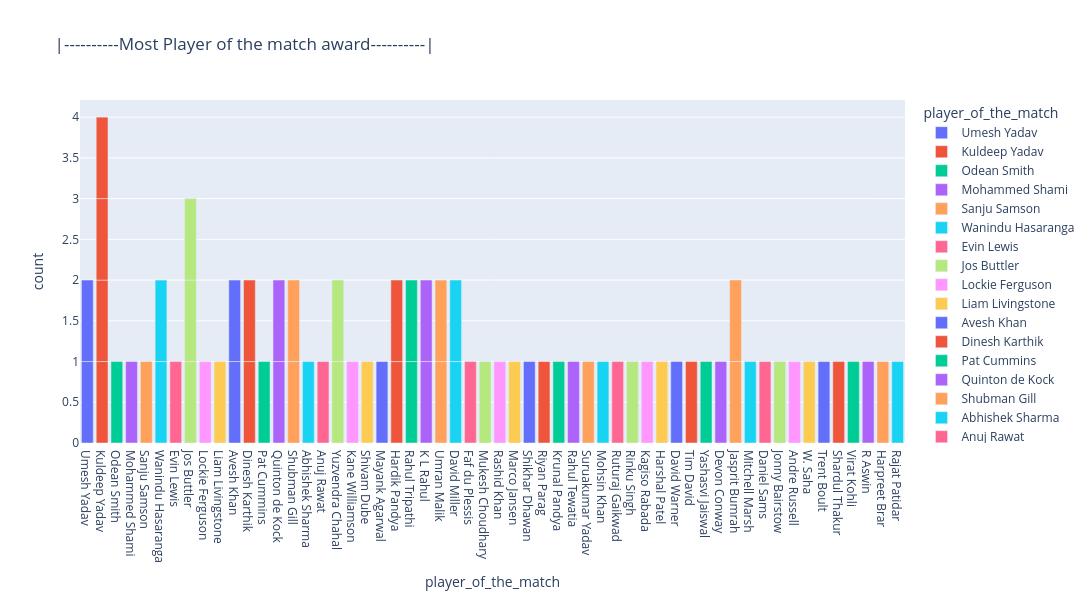

This figure's notebook cell:
### Code cell
fig = px.bar( data , x = 'player_of_the_match' , width = 1100,height =600, color = 'player_of_the_match',
             title = '|----------Most Player of the match award----------|')
fig.show()

### Figure 1 — Plotly figure (JSON) as saved in the notebook; plotly's stock layout.template omitted (floating-point values rounded to 4 significant figures)
{"data": [{"alignmentgroup": "True", "hovertemplate": "player_of_the_match=%{x}<br>count=%{y}<extra></extra>", "legendgroup": "Umesh Yadav", "marker": {"color": "#636efa", "pattern": {"shape": ""}}, "name": "Umesh Yadav", "offsetgroup": "Umesh Yadav", "orientation": "v", "showlegend": true, "textposition": "auto", "type": "bar", "x": ["Umesh Yadav", "Umesh Yadav"], "xaxis": "x", "y": [1, 1], "yaxis": "y"}, {"alignmentgroup": "True", "hovertemplate": "player_of_the_match=%{x}<br>count=%{y}<extra></extra>", "legendgroup": "Kuldeep Yadav", "marker": {"color": "#EF553B", "pattern": {"shape": ""}}, "name": "Kuldeep Yadav", "offsetgroup": "Kuldeep Yadav", "orientation": "v", "showlegend": true, "textposition": "auto", "type": "bar", "x": ["Kuldeep Yadav", "Kuldeep Yadav", "Kuldeep Yadav", "Kuldeep Yadav"], "xaxis": "x", "y": [1, 1, 1, 1], "yaxis": "y"}, {"alignmentgroup": "True", "hovertemplate": "player_of_the_match=%{x}<br>count=%{y}<extra></extra>", "legendgroup": "Odean Smith", "marker": {"color": "#00cc96", "pattern": {"shape": ""}}, "name": "Odean Smith", "offsetgroup": "Odean Smith", "orientation": "v", "showlegend": true, "textposition": "auto", "type": "bar", "x": ["Odean Smith"], "xaxis": "x", "y": [1], "yaxis": "y"}, {"alignmentgroup": "True", "hovertemplate": "player_of_the_match=%{x}<br>count=%{y}<extra></extra>", "legendgroup": "Mohammed Shami", "marker": {"color": "#ab63fa", "pattern": {"shape": ""}}, "name": "Mohammed Shami", "offsetgroup": "Mohammed Shami", "orientation": "v", "showlegend": true, "textposition": "auto", "type": "bar", "x": ["Mohammed Shami"], "xaxis": "x", "y": [1], "yaxis": "y"}, {"alignmentgroup": "True", "hovertemplate": "player_of_the_match=%{x}<br>count=%{y}<extra></extra>", "legendgroup": "Sanju Samson", "marker": {"color": "#FFA15A", "pattern": {"shape": ""}}, "name": "Sanju Samson", "offsetgroup": "Sanju Samson", "orientation": "v", "showlegend": true, "textposition": "auto", "type": "bar", "x": ["Sanju Samson"], "xaxis": "x", "y": [1], "yaxis": "y"}, {"alignmentgroup": "True", "hovertemplate": "player_of_the_match=%{x}<br>count=%{y}<extra></extra>", "legendgroup": "Wanindu Hasaranga", "marker": {"color": "#19d3f3", "pattern": {"shape": ""}}, "name": "Wanindu Hasaranga", "offsetgroup": "Wanindu Hasaranga", "orientation": "v", "showlegend": true, "textposition": "auto", "type": "bar", "x": ["Wanindu Hasaranga", "Wanindu Hasaranga"], "xaxis": "x", "y": [1, 1], "yaxis": "y"}, {"alignmentgroup": "True", "hovertemplate": "player_of_the_match=%{x}<br>count=%{y}<extra></extra>", "legendgroup": "Evin Lewis", "marker": {"color": "#FF6692", "pattern": {"shape": ""}}, "name": "Evin Lewis", "offsetgroup": "Evin Lewis", "orientation": "v", "showlegend": true, "textposition": "auto", "type": "bar", "x": ["Evin Lewis"], "xaxis": "x", "y": [1], "yaxis": "y"}, {"alignmentgroup": "True", "hovertemplate": "player_of_the_match=%{x}<br>count=%{y}<extra></extra>", "legendgroup": "Jos Buttler", "marker": {"color": "#B6E880", "pattern": {"shape": ""}}, "name": "Jos Buttler", "offsetgroup": "Jos Buttler", "orientation": "v", "showlegend": true, "textposition": "auto", "type": "bar", "x": ["Jos Buttler", "Jos Buttler", "Jos Buttler"], "xaxis": "x", "y": [1, 1, 1], "yaxis": "y"}, {"alignmentgroup": "True", "hovertemplate": "player_of_the_match=%{x}<br>count=%{y}<extra></extra>", "legendgroup": "Lockie Ferguson", "marker": {"color": "#FF97FF", "pattern": {"shape": ""}}, "name": "Lockie Ferguson", "offsetgroup": "Lockie Ferguson", "orientation": "v", "showlegend": true, "textposition": "auto", "type": "bar", "x": ["Lockie Ferguson"], "xaxis": "x", "y": [1], "yaxis": "y"}, {"alignmentgroup": "True", "hovertemplate": "player_of_the_match=%{x}<br>count=%{y}<extra></extra>", "legendgroup": "Liam Livingstone", "marker": {"color": "#FECB52", "pattern": {"shape": ""}}, "name": "Liam Livingstone", "offsetgroup": "Liam Livingstone", "orientation": "v", "showlegend": true, "textposition": "auto", "type": "bar", "x": ["Liam Livingstone"], "xaxis": "x", "y": [1], "yaxis": "y"}, {"alignmentgroup": "True", "hovertemplate": "player_of_the_match=%{x}<br>count=%{y}<extra></extra>", "legendgroup": "Avesh Khan", "marker": {"color": "#636efa", "pattern": {"shape": ""}}, "name": "Avesh Khan", "offsetgroup": "Avesh Khan", "orientation": "v", "showlegend": true, "textposition": "auto", "type": "bar", "x": ["Avesh Khan", "Avesh Khan"], "xaxis": "x", "y": [1, 1], "yaxis": "y"}, {"alignmentgroup": "True", "hovertemplate": "player_of_the_match=%{x}<br>count=%{y}<extra></extra>", "legendgroup": "Dinesh Karthik", "marker": {"color": "#EF553B", "pattern": {"shape": ""}}, "name": "Dinesh Karthik", "offsetgroup": "Dinesh Karthik", "orientation": "v", "showlegend": true, "textposition": "auto", "type": "bar", "x": ["Dinesh Karthik", "Dinesh Karthik"], "xaxis": "x", "y": [1, 1], "yaxis": "y"}, {"alignmentgroup": "True", "hovertemplate": "player_of_the_match=%{x}<br>count=%{y}<extra></extra>", "legendgroup": "Pat Cummins", "marker": {"color": "#00cc96", "pattern": {"shape": ""}}, "name": "Pat Cummins", "offsetgroup": "Pat Cummins", "orientation": "v", "showlegend": true, "textposition": "auto", "type": "bar", "x": ["Pat Cummins"], "xaxis": "x", "y": [1], "yaxis": "y"}, {"alignmentgroup": "True", "hovertemplate": "player_of_the_match=%{x}<br>count=%{y}<extra></extra>", "legendgroup": "Quinton de Kock", "marker": {"color": "#ab63fa", "pattern": {"shape": ""}}, "name": "Quinton de Kock", "offsetgroup": "Quinton de Kock", "orientation": "v", "showlegend": true, "textposition": "auto", "type": "bar", "x": ["Quinton de Kock", "Quinton de Kock"], "xaxis": "x", "y": [1, 1], "yaxis": "y"}, {"alignmentgroup": "True", "hovertemplate": "player_of_the_match=%{x}<br>count=%{y}<extra></extra>", "legendgroup": "Shubman Gill", "marker": {"color": "#FFA15A", "pattern": {"shape": ""}}, "name": "Shubman Gill", "offsetgroup": "Shubman Gill", "orientation": "v", "showlegend": true, "textposition": "auto", "type": "bar", "x": ["Shubman Gill", "Shubman Gill"], "xaxis": "x", "y": [1, 1], "yaxis": "y"}, {"alignmentgroup": "True", "hovertemplate": "player_of_the_match=%{x}<br>count=%{y}<extra></extra>", "legendgroup": "Abhishek Sharma", "marker": {"color": "#19d3f3", "pattern": {"shape": ""}}, "name": "Abhishek Sharma", "offsetgroup": "Abhishek Sharma", "orientation": "v", "showlegend": true, "textposition": "auto", "type": "bar", "x": ["Abhishek Sharma"], "xaxis": "x", "y": [1], "yaxis": "y"}, {"alignmentgroup": "True", "hovertemplate": "player_of_the_match=%{x}<br>count=%{y}<extra></extra>", "legendgroup": "Anuj Rawat", "marker": {"color": "#FF6692", "pattern": {"shape": ""}}, "name": "Anuj Rawat", "offsetgroup": "Anuj Rawat", "orientation": "v", "showlegend": true, "textposition": "auto", "type": "bar", "x": ["Anuj Rawat"], "xaxis": "x", "y": [1], "yaxis": "y"}, {"alignmentgroup": "True", "hovertemplate": "player_of_the_match=%{x}<br>count=%{y}<extra></extra>", "legendgroup": "Yuzvendra Chahal", "marker": {"color": "#B6E880", "pattern": {"shape": ""}}, "name": "Yuzvendra Chahal", "offsetgroup": "Yuzvendra Chahal", "orientation": "v", "showlegend": true, "textposition": "auto", "type": "bar", "x": ["Yuzvendra Chahal", "Yuzvendra Chahal"], "xaxis": "x", "y": [1, 1], "yaxis": "y"}, {"alignmentgroup": "True", "hovertemplate": "player_of_the_match=%{x}<br>count=%{y}<extra></extra>", "legendgroup": "Kane Williamson", "marker": {"color": "#FF97FF", "pattern": {"shape": ""}}, "name": "Kane Williamson", "offsetgroup": "Kane Williamson", "orientation": "v", "showlegend": true, "textposition": "auto", "type": "bar", "x": ["Kane Williamson"], "xaxis": "x", "y": [1], "yaxis": "y"}, {"alignmentgroup": "True", "hovertemplate": "player_of_the_match=%{x}<br>count=%{y}<extra></extra>", "legendgroup": "Shivam Dube", "marker": {"color": "#FECB52", "pattern": {"shape": ""}}, "name": "Shivam Dube", "offsetgroup": "Shivam Dube", "orientation": "v", "showlegend": true, "textposition": "auto", "type": "bar", "x": ["Shivam Dube"], "xaxis": "x", "y": [1], "yaxis": "y"}, {"alignmentgroup": "True", "hovertemplate": "player_of_the_match=%{x}<br>count=%{y}<extra></extra>", "legendgroup": "Mayank Agarwal", "marker": {"color": "#636efa", "pattern": {"shape": ""}}, "name": "Mayank Agarwal", "offsetgroup": "Mayank Agarwal", "orientation": "v", "showlegend": true, "textposition": "auto", "type": "bar", "x": ["Mayank Agarwal"], "xaxis": "x", "y": [1], "yaxis": "y"}, {"alignmentgroup": "True", "hovertemplate": "player_of_the_match=%{x}<br>count=%{y}<extra></extra>", "legendgroup": "Hardik Pandya", "marker": {"color": "#EF553B", "pattern": {"shape": ""}}, "name": "Hardik Pandya", "offsetgroup": "Hardik Pandya", "orientation": "v", "showlegend": true, "textposition": "auto", "type": "bar", "x": ["Hardik Pandya", "Hardik Pandya"], "xaxis": "x", "y": [1, 1], "yaxis": "y"}, {"alignmentgroup": "True", "hovertemplate": "player_of_the_match=%{x}<br>count=%{y}<extra></extra>", "legendgroup": "Rahul Tripathi", "marker": {"color": "#00cc96", "pattern": {"shape": ""}}, "name": "Rahul Tripathi", "offsetgroup": "Rahul Tripathi", "orientation": "v", "showlegend": true, "textposition": "auto", "type": "bar", "x": ["Rahul Tripathi", "Rahul Tripathi"], "xaxis": "x", "y": [1, 1], "yaxis": "y"}, {"alignmentgroup": "True", "hovertemplate": "player_of_the_match=%{x}<br>count=%{y}<extra></extra>", "legendgroup": "K L Rahul", "marker": {"color": "#ab63fa", "pattern": {"shape": ""}}, "name": "K L Rahul", "offsetgroup": "K L Rahul", "orientation": "v", "showlegend": true, "textposition": "auto", "type": "bar", "x": ["K L Rahul", "K L Rahul"], "xaxis": "x", "y": [1, 1], "yaxis": "y"}, {"alignmentgroup": "True", "hovertemplate": "player_of_the_match=%{x}<br>count=%{y}<extra></extra>", "legendgroup": "Umran Malik", "marker": {"color": "#FFA15A", "pattern": {"shape": ""}}, "name": "Umran Malik", "offsetgroup": "Umran Malik", "orientation": "v", "showlegend": true, "textposition": "auto", "type": "bar", "x": ["Umran Malik", "Umran Malik"], "xaxis": "x", "y": [1, 1], "yaxis": "y"}, {"alignmentgroup": "True", "hovertemplate": "player_of_the_match=%{x}<br>count=%{y}<extra></extra>", "legendgroup": "David Miller", "marker": {"color": "#19d3f3", "pattern": {"shape": ""}}, "name": "David Miller", "offsetgroup": "David Miller", "orientation": "v", "showlegend": true, "textposition": "auto", "type": "bar", "x": ["David Miller", "David Miller"], "xaxis": "x", "y": [1, 1], "yaxis": "y"}, {"alignmentgroup": "True", "hovertemplate": "player_of_the_match=%{x}<br>count=%{y}<extra></extra>", "legendgroup": "Faf du Plessis", "marker": {"color": "#FF6692", "pattern": {"shape": ""}}, "name": "Faf du Plessis", "offsetgroup": "Faf du Plessis", "orientation": "v", "showlegend": true, "textposition": "auto", "type": "bar", "x": ["Faf du Plessis"], "xaxis": "x", "y": [1], "yaxis": "y"}, {"alignmentgroup": "True", "hovertemplate": "player_of_the_match=%{x}<br>count=%{y}<extra></extra>", "legendgroup": "Mukesh Choudhary", "marker": {"color": "#B6E880", "pattern": {"shape": ""}}, "name": "Mukesh Choudhary", "offsetgroup": "Mukesh Choudhary", "orientation": "v", "showlegend": true, "textposition": "auto", "type": "bar", "x": ["Mukesh Choudhary"], "xaxis": "x", "y": [1], "yaxis": "y"}, {"alignmentgroup": "True", "hovertemplate": "player_of_the_match=%{x}<br>count=%{y}<extra></extra>", "legendgroup": "Rashid Khan", "marker": {"color": "#FF97FF", "pattern": {"shape": ""}}, "name": "Rashid Khan", "offsetgroup": "Rashid Khan", "orientation": "v", "showlegend": true, "textposition": "auto", "type": "bar", "x": ["Rashid Khan"], "xaxis": "x", "y": [1], "yaxis": "y"}, {"alignmentgroup": "True", "hovertemplate": "player_of_the_match=%{x}<br>count=%{y}<extra></extra>", "legendgroup": "Marco Jansen", "marker": {"color": "#FECB52", "pattern": {"shape": ""}}, "name": "Marco Jansen", "offsetgroup": "Marco Jansen", "orientation": "v", "showlegend": true, "textposition": "auto", "type": "bar", "x": ["Marco Jansen"], "xaxis": "x", "y": [1], "yaxis": "y"}, {"alignmentgroup": "True", "hovertemplate": "player_of_the_match=%{x}<br>count=%{y}<extra></extra>", "legendgroup": "Shikhar Dhawan", "marker": {"color": "#636efa", "pattern": {"shape": ""}}, "name": "Shikhar Dhawan", "offsetgroup": "Shikhar Dhawan", "orientation": "v", "showlegend": true, "textposition": "auto", "type": "bar", "x": ["Shikhar Dhawan"], "xaxis": "x", "y": [1], "yaxis": "y"}, {"alignmentgroup": "True", "hovertemplate": "player_of_the_match=%{x}<br>count=%{y}<extra></extra>", "legendgroup": "Riyan Parag", "marker": {"color": "#EF553B", "pattern": {"shape": ""}}, "name": "Riyan Parag", "offsetgroup": "Riyan Parag", "orientation": "v", "showlegend": true, "textposition": "auto", "type": "bar", "x": ["Riyan Parag"], "xaxis": "x", "y": [1], "yaxis": "y"}, {"alignmentgroup": "True", "hovertemplate": "player_of_the_match=%{x}<br>count=%{y}<extra></extra>", "legendgroup": "Krunal Pandya", "marker": {"color": "#00cc96", "pattern": {"shape": ""}}, "name": "Krunal Pandya", "offsetgroup": "Krunal Pandya", "orientation": "v", "showlegend": true, "textposition": "auto", "type": "bar", "x": ["Krunal Pandya"], "xaxis": "x", "y": [1], "yaxis": "y"}, {"alignmentgroup": "True", "hovertemplate": "player_of_the_match=%{x}<br>count=%{y}<extra></extra>", "legendgroup": "Rahul Tewatia", "marker": {"color": "#ab63fa", "pattern": {"shape": ""}}, "name": "Rahul Tewatia", "offsetgroup": "Rahul Tewatia", "orientation": "v", "showlegend": true, "textposition": "auto", "type": "bar", "x": ["Rahul Tewatia"], "xaxis": "x", "y": [1], "yaxis": "y"}, {"alignmentgroup": "True", "hovertemplate": "player_of_the_match=%{x}<br>count=%{y}<extra></extra>", "legendgroup": "Suruakumar Yadav", "marker": {"color": "#FFA15A", "pattern": {"shape": ""}}, "name": "Suruakumar Yadav", "offsetgroup": "Suruakumar Yadav", "orientation": "v", "showlegend": true, "textposition": "auto", "type": "bar", "x": ["Suruakumar Yadav"], "xaxis": "x", "y": [1], "yaxis": "y"}, {"alignmentgroup": "True", "hovertemplate": "player_of_the_match=%{x}<br>count=%{y}<extra></extra>", "legendgroup": "Mohsin Khan", "marker": {"color": "#19d3f3", "pattern": {"shape": ""}}, "name": "Mohsin Khan", "offsetgroup": "Mohsin Khan", "orientation": "v", "showlegend": true, "textposition": "auto", "type": "bar", "x": ["Mohsin Khan"], "xaxis": "x", "y": [1], "yaxis": "y"}, {"alignmentgroup": "True", "hovertemplate": "player_of_the_match=%{x}<br>count=%{y}<extra></extra>", "legendgroup": "Ruturaj Gaikwad", "marker": {"color": "#FF6692", "pattern": {"shape": ""}}, "name": "Ruturaj Gaikwad", "offsetgroup": "Ruturaj Gaikwad", "orientation": "v", "showlegend": true, "textposition": "auto", "type": "bar", "x": ["Ruturaj Gaikwad"], "xaxis": "x", "y": [1], "yaxis": "y"}, {"alignmentgroup": "True", "hovertemplate": "player_of_the_match=%{x}<br>count=%{y}<extra></extra>", "legendgroup": "Rinku Singh", "marker": {"color": "#B6E880", "pattern": {"shape": ""}}, "name": "Rinku Singh", "offsetgroup": "Rinku Singh", "orientation": "v", "showlegend": true, "textposition": "auto", "type": "bar", "x": ["Rinku Singh"], "xaxis": "x", "y": [1], "yaxis": "y"}, {"alignmentgroup": "True", "hovertemplate": "player_of_the_match=%{x}<br>count=%{y}<extra></extra>", "legendgroup": "Kagiso Rabada", "marker": {"color": "#FF97FF", "pattern": {"shape": ""}}, "name": "Kagiso Rabada", "offsetgroup": "Kagiso Rabada", "orientation": "v", "showlegend": true, "textposition": "auto", "type": "bar", "x": ["Kagiso Rabada"], "xaxis": "x", "y": [1], "yaxis": "y"}, {"alignmentgroup": "True", "hovertemplate": "player_of_the_match=%{x}<br>count=%{y}<extra></extra>", "legendgroup": "Harshal Patel", "marker": {"color": "#FECB52", "pattern": {"shape": ""}}, "name": "Harshal Patel", "offsetgroup": "Harshal Patel", "orientation": "v", "showlegend": true, "textposition": "auto", "type": "bar", "x": ["Harshal Patel"], "xaxis": "x", "y": [1], "yaxis": "y"}, {"alignmentgroup": "True", "hovertemplate": "player_of_the_match=%{x}<br>count=%{y}<extra></extra>", "legendgroup": "David Warner", "marker": {"color": "#636efa", "pattern": {"shape": ""}}, "name": "David Warner", "offsetgroup": "David Warner", "orientation": "v", "showlegend": true, "textposition": "auto", "type": "bar", "x": ["David Warner"], "xaxis": "x", "y": [1], "yaxis": "y"}, {"alignmentgroup": "True", "hovertemplate": "player_of_the_match=%{x}<br>count=%{y}<extra></extra>", "legendgroup": "Tim David", "marker": {"color": "#EF553B", "pattern": {"shape": ""}}, "name": "Tim David", "offsetgroup": "Tim David", "orientation": "v", "showlegend": true, "textposition": "auto", "type": "bar", "x": ["Tim David"], "xaxis": "x", "y": [1], "yaxis": "y"}, {"alignmentgroup": "True", "hovertemplate": "player_of_the_match=%{x}<br>count=%{y}<extra></extra>", "legendgroup": "Yashasvi Jaiswal", "marker": {"color": "#00cc96", "pattern": {"shape": ""}}, "name": "Yashasvi Jaiswal", "offsetgroup": "Yashasvi Jaiswal", "orientation": "v", "showlegend": true, "textposition": "auto", "type": "bar", "x": ["Yashasvi Jaiswal"], "xaxis": "x", "y": [1], "yaxis": "y"}, {"alignmentgroup": "True", "hovertemplate": "player_of_the_match=%{x}<br>count=%{y}<extra></extra>", "legendgroup": "Devon Conway", "marker": {"color": "#ab63fa", "pattern": {"shape": ""}}, "name": "Devon Conway", "offsetgroup": "Devon Conway", "orientation": "v", "showlegend": true, "textposition": "auto", "type": "bar", "x": ["Devon Conway"], "xaxis": "x", "y": [1], "yaxis": "y"}, {"alignmentgroup": "True", "hovertemplate": "player_of_the_match=%{x}<br>count=%{y}<extra></extra>", "legendgroup": "Jasprit Bumrah", "marker": {"color": "#FFA15A", "pattern": {"shape": ""}}, "name": "Jasprit Bumrah", "offsetgroup": "Jasprit Bumrah", "orientation": "v", "showlegend": true, "textposition": "auto", "type": "bar", "x": ["Jasprit Bumrah", "Jasprit Bumrah"], "xaxis": "x", "y": [1, 1], "yaxis": "y"}, {"alignmentgroup": "True", "hovertemplate": "player_of_the_match=%{x}<br>count=%{y}<extra></extra>", "legendgroup": "Mitchell Marsh", "marker": {"color": "#19d3f3", "pattern": {"shape": ""}}, "name": "Mitchell Marsh", "offsetgroup": "Mitchell Marsh", "orientation": "v", "showlegend": true, "textposition": "auto", "type": "bar", "x": ["Mitchell Marsh"], "xaxis": "x", "y": [1], "yaxis": "y"}, {"alignmentgroup": "True", "hovertemplate": "player_of_the_match=%{x}<br>count=%{y}<extra></extra>", "legendgroup": "Daniel Sams", "marker": {"color": "#FF6692", "pattern": {"shape": ""}}, "name": "Daniel Sams", "offsetgroup": "Daniel Sams", "orientation": "v", "showlegend": true, "textposition": "auto", "type": "bar", "x": ["Daniel Sams"], "xaxis": "x", "y": [1], "yaxis": "y"}, {"alignmentgroup": "True", "hovertemplate": "player_of_the_match=%{x}<br>count=%{y}<extra></extra>", "legendgroup": "Jonny Bairstow", "marker": {"color": "#B6E880", "pattern": {"shape": ""}}, "name": "Jonny Bairstow", "offsetgroup": "Jonny Bairstow", "orientation": "v", "showlegend": true, "textposition": "auto", "type": "bar", "x": ["Jonny Bairstow"], "xaxis": "x", "y": [1], "yaxis": "y"}, {"alignmentgroup": "True", "hovertemplate": "player_of_the_match=%{x}<br>count=%{y}<extra></extra>", "legendgroup": "Andre Russell", "marker": {"color": "#FF97FF", "pattern": {"shape": ""}}, "name": "Andre Russell", "offsetgroup": "Andre Russell", "orientation": "v", "showlegend": true, "textposition": "auto", "type": "bar", "x": ["Andre Russell"], "xaxis": "x", "y": [1], "yaxis": "y"}, {"alignmentgroup": "True", "hovertemplate": "player_of_the_match=%{x}<br>count=%{y}<extra></extra>", "legendgroup": "W. Saha", "marker": {"color": "#FECB52", "pattern": {"shape": ""}}, "name": "W. Saha", "offsetgroup": "W. Saha", "orientation": "v", "showlegend": true, "textposition": "auto", "type": "bar", "x": ["W. Saha"], "xaxis": "x", "y": [1], "yaxis": "y"}, {"alignmentgroup": "True", "hovertemplate": "player_of_the_match=%{x}<br>count=%{y}<extra></extra>", "legendgroup": "Trent Boult", "marker": {"color": "#636efa", "pattern": {"shape": ""}}, "name": "Trent Boult", "offsetgroup": "Trent Boult", "orientation": "v", "showlegend": true, "textposition": "auto", "type": "bar", "x": ["Trent Boult"], "xaxis": "x", "y": [1], "yaxis": "y"}, {"alignmentgroup": "True", "hovertemplate": "player_of_the_match=%{x}<br>count=%{y}<extra></extra>", "legendgroup": "Shardul Thakur", "marker": {"color": "#EF553B", "pattern": {"shape": ""}}, "name": "Shardul Thakur", "offsetgroup": "Shardul Thakur", "orientation": "v", "showlegend": true, "textposition": "auto", "type": "bar", "x": ["Shardul Thakur"], "xaxis": "x", "y": [1], "yaxis": "y"}, {"alignmentgroup": "True", "hovertemplate": "player_of_the_match=%{x}<br>count=%{y}<extra></extra>", "legendgroup": "Virat Kohli", "marker": {"color": "#00cc96", "pattern": {"shape": ""}}, "name": "Virat Kohli", "offsetgroup": "Virat Kohli", "orientation": "v", "showlegend": true, "textposition": "auto", "type": "bar", "x": ["Virat Kohli"], "xaxis": "x", "y": [1], "yaxis": "y"}, {"alignmentgroup": "True", "hovertemplate": "player_of_the_match=%{x}<br>count=%{y}<extra></extra>", "legendgroup": "R Aswin", "marker": {"color": "#ab63fa", "pattern": {"shape": ""}}, "name": "R Aswin", "offsetgroup": "R Aswin", "orientation": "v", "showlegend": true, "textposition": "auto", "type": "bar", "x": ["R Aswin"], "xaxis": "x", "y": [1], "yaxis": "y"}, {"alignmentgroup": "True", "hovertemplate": "player_of_the_match=%{x}<br>count=%{y}<extra></extra>", "legendgroup": "Harpreet Brar", "marker": {"color": "#FFA15A", "pattern": {"shape": ""}}, "name": "Harpreet Brar", "offsetgroup": "Harpreet Brar", "orientation": "v", "showlegend": true, "textposition": "auto", "type": "bar", "x": ["Harpreet Brar"], "xaxis": "x", "y": [1], "yaxis": "y"}, {"alignmentgroup": "True", "hovertemplate": "player_of_the_match=%{x}<br>count=%{y}<extra></extra>", "legendgroup": "Rajat Patidar", "marker": {"color": "#19d3f3", "pattern": {"shape": ""}}, "name": "Rajat Patidar", "offsetgroup": "Rajat Patidar", "orientation": "v", "showlegend": true, "textposition": "auto", "type": "bar", "x": ["Rajat Patidar"], "xaxis": "x", "y": [1], "yaxis": "y"}], "layout": {"barmode": "relative", "height": 600, "legend": {"title": {"text": "player_of_the_match"}, "tracegroupgap": 0}, "title": {"text": "|----------Most Player of the match award----------|"}, "width": 1100, "xaxis": {"anchor": "y", "autorange": true, "categoryarray": ["Umesh Yadav", "Kuldeep Yadav", "Odean Smith", "Mohammed Shami", "Sanju Samson", "Wanindu Hasaranga", "Evin Lewis", "Jos Buttler", "Lockie Ferguson", "Liam Livingstone", "Avesh Khan", "Dinesh Karthik", "Pat Cummins", "Quinton de Kock", "Shubman Gill", "Abhishek Sharma", "Anuj Rawat", "Yuzvendra Chahal", "Kane Williamson", "Shivam Dube", "Mayank Agarwal", "Hardik Pandya", "Rahul Tripathi", "K L Rahul", "Umran Malik", "David Miller", "Faf du Plessis", "Mukesh Choudhary", "Rashid Khan", "Marco Jansen", "Shikhar Dhawan", "Riyan Parag", "Krunal Pandya", "Rahul Tewatia", "Suruakumar Yadav", "Mohsin Khan", "Ruturaj Gaikwad", "Rinku Singh", "Kagiso Rabada", "Harshal Patel", "David Warner", "Tim David", "Yashasvi Jaiswal", "Devon Conway", "Jasprit Bumrah", "Mitchell Marsh", "Daniel Sams", "Jonny Bairstow", "Andre Russell", "W. Saha", "Trent Boult", "Shardul Thakur", "Virat Kohli", "R Aswin", "Harpreet Brar", "Rajat Patidar"], "categoryorder": "array", "domain": [0, 1], "range": [-0.5, 55.5], "title": {"text": "player_of_the_match"}, "type": "category"}, "yaxis": {"anchor": "x", "autorange": true, "domain": [0, 1], "range": [0, 4.211], "title": {"text": "count"}, "type": "linear"}}}
